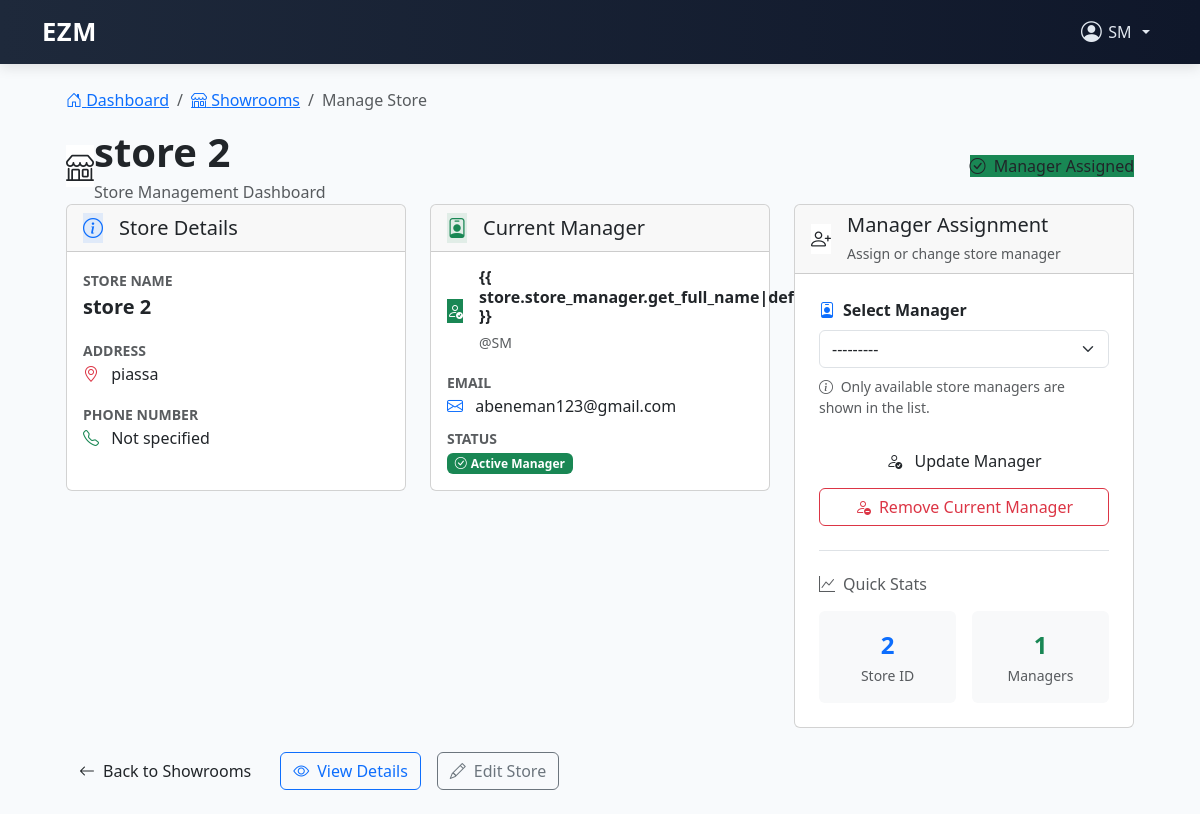
The page /stores/manage_store/2/ (signed in) on the database its author committed.
### users/models.py (models this page shows)
class CustomUser(AbstractUser):
    ROLE_CHOICES = [
        ('admin', 'Admin'),
        ('head_manager', 'Head Manager'),
        ('store_manager', 'Store Manager'),
        ('cashier', 'Cashier'),
    ]
    role = models.CharField(max_length=20, choices=ROLE_CHOICES)
    store = models.ForeignKey('store.Store', on_delete=models.SET_NULL, null=True, blank=True) # Add this line
    is_first_login = models.BooleanField(default=True)
    phone_number = models.CharField(max_length=20, blank=True)

### store/models.py (models this page shows, shortened)
class Store(models.Model):
    name = models.CharField(max_length=255)
    address = models.CharField(max_length=255)
    phone_number = models.CharField(max_length=20, default='')
    store_manager = models.OneToOneField(CustomUser, on_delete=models.SET_NULL, null=True, blank=True, related_name='managed_store')

### store/views.py (the view)
# urls.py: path('manage_store/<int:store_id>/', views.manage_store, name='manage_store'),
@login_required
def manage_store(request, store_id):
    store = get_object_or_404(Store, pk=store_id)
    if request.method == 'POST':
        if request.POST.get('unassign_manager'):
            if store.store_manager:
                old_manager = store.store_manager
                logger.info(f"Unassigning manager {old_manager.username} from store {store.name}")
                store.store_manager = None
                store.save()
                old_manager.store = None
                old_manager.save()
                logger.info(f"Successfully unassigned manager {old_manager.username} from store {store.name}")
                from django.contrib import messages
                messages.success(request, f"Successfully removed {old_manager.username} from {store.name}")
            else:
                from django.contrib import messages
                messages.warning(request, "No manager is currently assigned to this store.")
            return redirect('manage_store', store_id=store.id)
        form = AssignManagerForm(request.POST)
        if form.is_valid():
            manager = form.cleaned_data['manager']
            old_manager = store.store_manager
            logger.info(f"Assigning manager {manager.username} to store {store.name}")
            if old_manager and old_manager != manager:
                old_manager.store = None
                old_manager.save()
                logger.info(f"Unassigned previous manager {old_manager.username}")
            store.store_manager = manager
            store.save()
            manager.store = store
            manager.save()
            logger.info(f"Successfully assigned manager {manager.username} to store {store.name}")
            from django.contrib import messages
            if old_manager and old_manager != manager:
                messages.success(request, f"Successfully updated manager from {old_manager.username} to {manager.username} for {store.name}")
            else:
                messages.success(request, f"Successfully assigned {manager.username} to {store.name}")
            return redirect('manage_store', store_id=store.id)
            messages.success(request, f"Successfully assigned {manager.username} to {store.name}")
            return redirect('store_owner_page')
        else:
            logger.warning(f"Invalid form data: {form.errors}")
            from django.contrib import messages
            messages.error(request, "Please correct the errors below.")
    else:
        form = AssignManagerForm()
    return render(request, 'store/manage_store.html', {'store': store, 'form': form})

### store/forms.py
class AssignManagerForm(forms.Form):
    manager = forms.ModelChoiceField(
        queryset=CustomUser.objects.filter(role__in=['store_manager', '']),
        label="Select Manager",
        widget=forms.Select(attrs={'class': 'form-select'})
    )
    def __init__(self, *args, **kwargs):
        super().__init__(*args, **kwargs)
        self.fields['manager'].queryset = CustomUser.objects.filter(
            is_active=True,
        ).exclude(role__in=['store_owner', 'admin'])

### store/templates/store/manage_store.html (shortened to what this page needs)
{% extends 'base.html' %}
{% load widget_tweaks %}
{% block content %}
<div class="container-fluid px-4">
    <nav aria-label="breadcrumb">
        <ol class="breadcrumb">
            <li class="breadcrumb-item"><a href="{% url 'head_manager_page' %}"><i class="bi bi-house-door"></i>
                    Dashboard</a></li>
            <li class="breadcrumb-item"><a href="{% url 'showroom_list' %}"><i class="bi bi-shop"></i> Showrooms</a>
            </li>
            <li class="breadcrumb-item active" aria-current="page">Manage Store</li>
        </ol>
    </nav>
    <div class="store-header">
        <div class="row align-items-center">
            <div class="col-md-8">
                <div class="d-flex align-items-center">
                    <div class="icon-wrapper bg-white bg-opacity-20">
                        <i class="bi bi-shop fs-3"></i>
                    </div>
                    <div>
                        <h1 class="mb-1 fw-bold">{{ store.name }}</h1>
                        <p class="mb-0 opacity-75">Store Management Dashboard</p>
                    </div>
                </div>
            </div>
            <div class="col-md-4 text-md-end mt-3 mt-md-0">
                <span
                    class="status-badge {% if store.store_manager %}bg-success{% else %}bg-warning text-dark{% endif %}">
                    <i
                        class="bi bi-{% if store.store_manager %}check-circle{% else %}exclamation-triangle{% endif %} me-1"></i>
                    {% if store.store_manager %}Manager Assigned{% else %}No Manager{% endif %}
                </span>
            </div>
        </div>
    </div>
    <div class="row g-4">
        <div class="col-lg-8">
            <div class="row g-4">
                <div class="col-md-6">
                    <div class="card info-card h-100">
                        <div class="card-header">
                            <div class="d-flex align-items-center">
                                <div class="icon-wrapper bg-primary bg-opacity-10 me-3">
                                    <i class="bi bi-info-circle text-primary fs-5"></i>
                                </div>
                                <h5 class="mb-0">Store Details</h5>
                            </div>
                        </div>
                        <div class="card-body">
                            <div class="mb-3">
                                <label class="text-muted small fw-bold">STORE NAME</label>
                                <p class="mb-0 fs-5 fw-semibold">{{ store.name }}</p>
                            </div>
                            <div class="mb-3">
                                <label class="text-muted small fw-bold">ADDRESS</label>
                                <p class="mb-0">
                                    <i class="bi bi-geo-alt text-danger me-2"></i>
                                    {{ store.address|default:"Not specified" }}
                                </p>
                            </div>
                            <div class="mb-0">
                                <label class="text-muted small fw-bold">PHONE NUMBER</label>
                                <p class="mb-0">
                                    <i class="bi bi-telephone text-success me-2"></i>
                                    {{ store.phone_number|default:"Not specified" }}
                                </p>
                            </div>
                        </div>
                    </div>
                </div>
                <div class="col-md-6">
                    <div class="card info-card h-100">
                        <div class="card-header">
                            <div class="d-flex align-items-center">
                                <div class="icon-wrapper bg-success bg-opacity-10 me-3">
                                    <i class="bi bi-person-badge text-success fs-5"></i>
                                </div>
                                <h5 class="mb-0">Current Manager</h5>
                            </div>
                        </div>
                        <div class="card-body">
                            {% if store.store_manager %}
                            <div class="d-flex align-items-center mb-3">
                                <div class="icon-wrapper bg-success me-3">
                                    <i class="bi bi-person-check text-white"></i>
                                </div>
                                <div>
                                    <h6 class="mb-1 fw-bold">{{
                                        store.store_manager.get_full_name|default:store.store_manager.username }}</h6>
                                    <small class="text-muted">@{{ store.store_manager.username }}</small>
                                </div>
                            </div>
                            <div class="mb-2">
                                <label class="text-muted small fw-bold">EMAIL</label>
                                <p class="mb-0">
                                    <i class="bi bi-envelope text-primary me-2"></i>
                                    {{ store.store_manager.email|default:"Not provided" }}
                                </p>
                            </div>
                            <div class="mb-0">
                                <label class="text-muted small fw-bold">STATUS</label>
                                <p class="mb-0">
                                    <span class="badge bg-success">
                                        <i class="bi bi-check-circle me-1"></i>Active Manager
                                    </span>
                                </p>
                            </div>
                            {% endif %}
                        </div>
                    </div>
                </div>
            </div>
        </div>
        <div class="col-lg-4">
            <div class="card manager-assignment-card">
                <div class="card-header">
                    <div class="d-flex align-items-center">
                        <div class="icon-wrapper bg-white bg-opacity-20 me-3">
                            <i class="bi bi-person-plus fs-5"></i>
                        </div>
                        <div>
                            <h5 class="mb-1">Manager Assignment</h5>
                            <small class="opacity-75">Assign or change store manager</small>
                        </div>
                    </div>
                </div>
                <div class="card-body p-4">
                    <form method="post" id="managerAssignmentForm">
                        <div class="mb-4">
                            <label for="{{ form.manager.id_for_label }}" class="form-label fw-bold">
                                <i class="bi bi-person-badge me-2 text-primary"></i>Select Manager
                            </label>
                            {{ form.manager|add_class:"form-select" }}
                            <div class="form-text mt-2">
                                <i class="bi bi-info-circle me-1"></i>
                                Only available store managers are shown in the list.
                            </div>
                        </div>
                        <div class="d-grid gap-2">
                            <button type="submit" class="btn btn-custom btn-assign">
                                <i class="bi bi-person-check me-2"></i>
                                {% if store.store_manager %}Update Manager{% else %}Assign Manager{% endif %}
                            </button>
                            {% if store.store_manager %}
                            <button type="button" class="btn btn-outline-danger" data-bs-toggle="modal"
                                data-bs-target="#unassignModal">
                                <i class="bi bi-person-dash me-2"></i>Remove Current Manager
                            </button>
                            {% endif %}
                        </div>
                    </form>
                    <div class="mt-4 pt-4 border-top">
                        <h6 class="text-muted mb-3">
                            <i class="bi bi-graph-up me-2"></i>Quick Stats
                        </h6>
                        <div class="row g-3 text-center">
                            <div class="col-6">
                                <div class="bg-light rounded p-3">
                                    <div class="fs-4 fw-bold text-primary">{{ store.id }}</div>
                                    <small class="text-muted">Store ID</small>
                                </div>
                            </div>
                            <div class="col-6">
                                <div class="bg-light rounded p-3">
                                    <div class="fs-4 fw-bold text-success">
                                        {% if store.store_manager %}1{% else %}0{% endif %}
                                    </div>
                                    <small class="text-muted">Managers</small>
                                </div>
                            </div>
                        </div>
                    </div>
                </div>
            </div>
        </div>
    </div>
    <div class="row mt-4">
        <div class="col-12">
            <div class="d-flex flex-wrap gap-3 justify-content-center justify-content-md-start">
                <a href="{% url 'showroom_list' %}" class="btn btn-custom btn-back">
                    <i class="bi bi-arrow-left me-2"></i>Back to Showrooms
                </a>
                <a href="{% url 'showroom_detail' store.pk %}" class="btn btn-outline-primary btn-custom">
                    <i class="bi bi-eye me-2"></i>View Details
                </a>
                <a href="{% url 'showroom_update' store.pk %}" class="btn btn-outline-secondary btn-custom">
                    <i class="bi bi-pencil me-2"></i>Edit Store
                </a>
            </div>
        </div>
    </div>
</div>
{% endblock %}

### store/templates/base.html (shortened to what this page needs)
<!DOCTYPE html>
<html lang="en">
<head>
  <link href="https://cdn.jsdelivr.net/npm/bootstrap@5.3.0/dist/css/bootstrap.min.css" rel="stylesheet" />
  <link href="https://cdn.jsdelivr.net/npm/bootstrap-icons@1.10.5/font/bootstrap-icons.css" rel="stylesheet" />
</head>
<body>
  <nav class="navbar navbar-expand-lg navbar-custom">
    <div class="container">
      <a class="navbar-brand" href="{% url 'login' %}">EZM</a>
      <div class="collapse navbar-collapse justify-content-end" id="navbarContent">
        <ul class="navbar-nav align-items-center">
          {% if user.is_authenticated %}
          <li class="nav-item dropdown">
            <a class="nav-user-dropdown nav-link dropdown-toggle" href="#" id="userDropdown" role="button"
              data-bs-toggle="dropdown" aria-expanded="false">
              <i class="bi bi-person-circle nav-user-icon"></i> {{ user.username }}
            </a>
          </li>
          {% else %}
          <li class="nav-item me-2">
            <a class="nav-link btn btn-light text-dark px-3" href="{% url 'login' %}">Login</a>
          </li>
          {% endif %}
        </ul>
      </div>
    </div>
  </nav>
  <div class="container py-4">
    {% block content %}{% endblock %}
  </div>
</body>
</html>

### store/templates/base.html (style rules this page uses)
body { background-color: #f8fafc; font-family: 'Segoe UI', sans-serif; }
.navbar-custom { background: linear-gradient(to right, #1e293b, #0f172a); box-shadow: 0 4px 12px rgba(0, 0, 0, 0.1); }
.navbar-brand { font-weight: 700; font-size: 1.6rem; letter-spacing: 0.5px; color: #ffffff !important; transition: color 0.3s ease; }
.nav-link { color: #e2e8f0 !important; }
.nav-user-dropdown { color: #fff; cursor: pointer; display: flex; align-items: center; gap: 0.4rem; font-weight: 500; user-select: none; }
.nav-user-icon { font-size: 1.3rem; }

### rows shown on the page
CustomUser: username "SM"
Store: name "store 2", address "piassa", phone_number "Not specified", store_manager.username "SM", store_manager.email "abeneman123@gmail.com", id "2"
